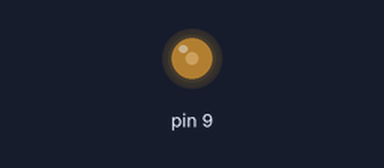
Bench run of a sketch on a simulated Arduino Uno, built with avr-gcc and run on an emulated ATmega328P. Shown: output pins drawn as LEDs (lit = HIGH).

Above: at 0.1 s.
Timing chart, 0 to 0.0 s (numbered marks = the images above):
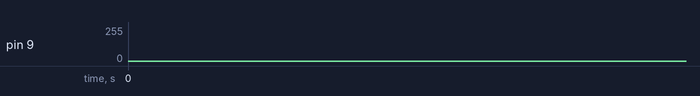

The sketch:

62.ino
```cpp
int count;
void setup()
{
	pinMode(9, OUTPUT);
}
void loop()
{
	count=10;
	do {
		analogWrite(9, count++);
	} while (count<100);
}
```
